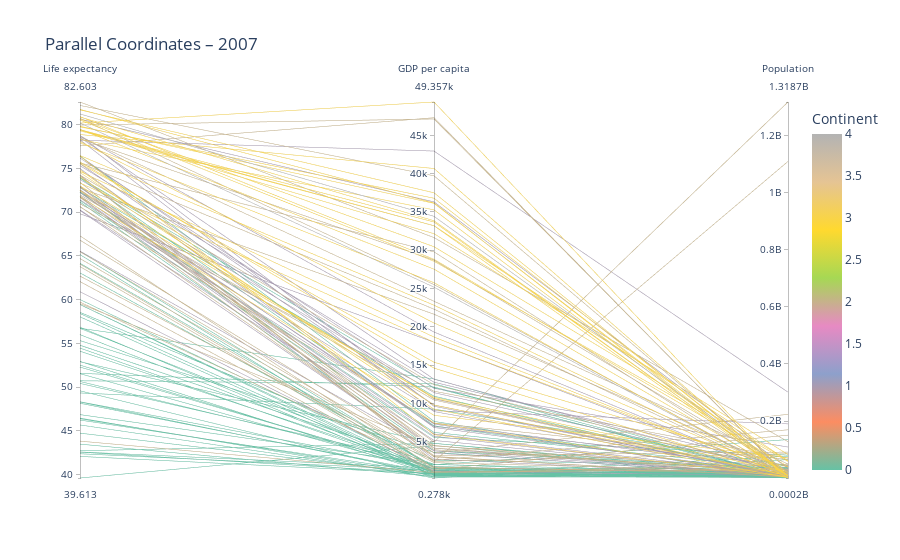

Notebook source saved alongside this figure:
### Code cell
year = 2007
year_df = df[df["year"] == year]
fig = px.parallel_coordinates(
    year_df,
    dimensions=["lifeExp", "gdpPercap", "pop"],
    color="continent_id",
    labels={
        "lifeExp": "Life expectancy",
        "gdpPercap": "GDP per capita",
        "pop": "Population",
        "continent_id": "Continent",
    },
    color_continuous_scale=px.colors.qualitative.Set2,
    title=f"Parallel Coordinates – {year}",
)
write_image(fig, "gapminder_parallel_coordinates.png", scale=2)
fig.show()

### Figure 1 — Plotly figure (JSON) as saved in the notebook; plotly's stock layout.template omitted (floating-point values rounded to 4 significant figures; data arrays with more than 128 entries replaced by an {"elided": "..."} marker saying what was removed)
{"data": [{"dimensions": [{"label": "Life expectancy", "values": {"elided": "142 float values"}}, {"label": "GDP per capita", "values": {"elided": "142 float values"}}, {"label": "Population", "values": {"elided": "142 int values"}}], "domain": {"x": [0, 1], "y": [0, 1]}, "line": {"color": {"elided": "142 int values"}, "coloraxis": "coloraxis"}, "name": "", "type": "parcoords"}], "layout": {"coloraxis": {"colorbar": {"title": {"text": "Continent"}}, "colorscale": [[0, "rgb(102,194,165)"], [0.1429, "rgb(252,141,98)"], [0.2857, "rgb(141,160,203)"], [0.4286, "rgb(231,138,195)"], [0.5714, "rgb(166,216,84)"], [0.7143, "rgb(255,217,47)"], [0.8571, "rgb(229,196,148)"], [1, "rgb(179,179,179)"]]}, "legend": {"tracegroupgap": 0}, "title": {"text": "Parallel Coordinates – 2007"}}}
